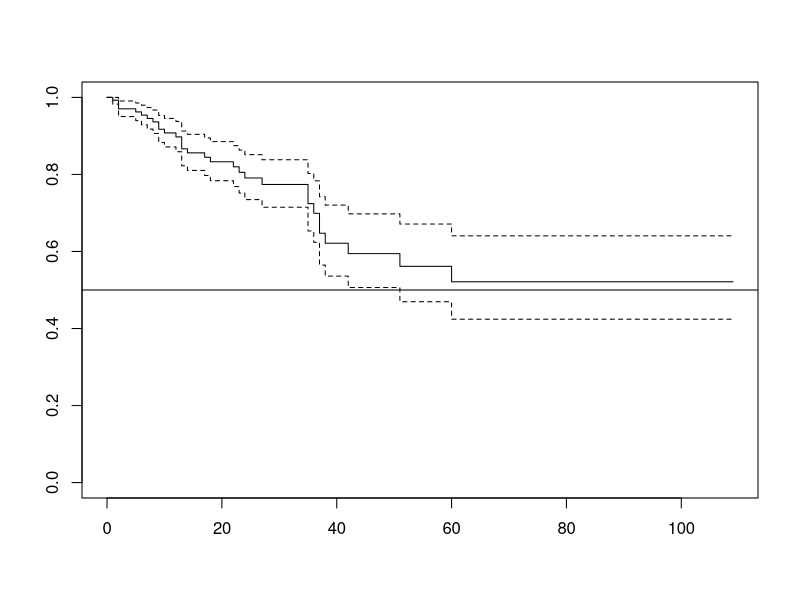
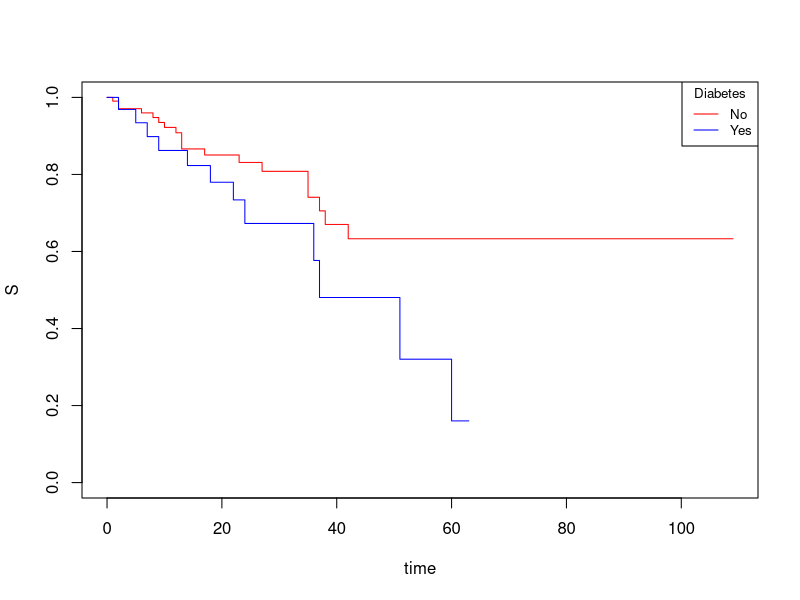

Write the R code that produced these figures, in order.
## ---- chunk 1
knitr::opts_chunk$set(echo = TRUE, warning = F)
## ---- chunk 2
#Load the library required for a survival analysis
library(splines)
library(survival)
#Read data
data<-read.csv("2.UploadedData/data2.csv",sep=";",dec=",")
## ---- chunk 3
str(data)
## ---- chunk 4
KM_1<-survfit(Surv(data$fu,data$event)~1)

KM_1
summary(KM_1)
## ---- chunk 5
plot(KM_1, mark.time = F)
abline(h = 0.5)
## ---- chunk 6
KM.diab<-survfit(Surv(data$fu,data$event) ~ data$diab)

KM.diab
summary(KM.diab)
## ---- chunk 7
plot(KM.diab, col = c("red", "blue"), mark.time = F,
     ylim=c(0,1), xlab="time", ylab = "S")
legend("topright", title="Diabetes", legend=c("No","Yes"),
       col=c("red","blue"), lty=1:1, cex=0.8)
## ---- chunk 8
survdiff(Surv(data$fu, data$event) ~ data$diab, rho = 0)
